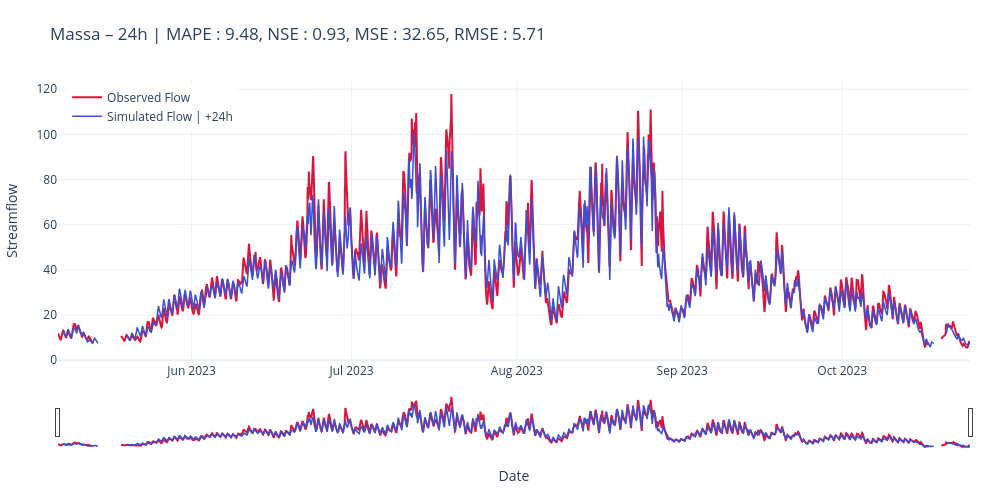

Notebook source saved alongside this figure:
### Code cell
scores_str = str.join(', ', [f"{key} : {scores[key]:.2f}" for key in scores])
title24 = f"Massa – {cfg.predict_last_n}h | " + scores_str

# plot_forecast_24h(measured=y_true, predicted=y_pred, title=title24, mode="list", horizons=[1, 6, cfg.predict_last_n])
plot_forecast_24h(measured=y_true, predicted=y_pred, title=title24, mode="list", horizons=[cfg.predict_last_n])

### Figure 1 — Plotly figure (JSON) as saved in the notebook; plotly's stock layout.template omitted (floating-point values rounded to 4 significant figures; data arrays with more than 128 entries replaced by an {"elided": "..."} marker saying what was removed)
{"data": [{"line": {"color": "crimson", "width": 2}, "mode": "lines", "name": "Observed Flow", "type": "scatter", "x": {"elided": "4105 str values"}, "y": {"elided": "4105 float values"}}, {"line": {"color": "#3850D8", "width": 1.5}, "mode": "lines", "name": "Simulated Flow | +24h", "type": "scatter", "x": {"elided": "4082 str values"}, "y": {"elided": "4082 float values"}}], "layout": {"dragmode": "zoom", "height": 500, "hovermode": "x unified", "legend": {"x": 0.01, "xanchor": "left", "y": 0.99, "yanchor": "top"}, "margin": {"b": 50, "l": 50, "r": 30, "t": 80}, "title": {"text": "Massa – 24h | MAPE : 9.48, NSE : 0.93, MSE : 32.65, RMSE : 5.71"}, "width": 1000, "xaxis": {"rangeslider": {"visible": true}, "title": {"text": "Date"}}, "yaxis": {"title": {"text": "Streamflow"}}}}
